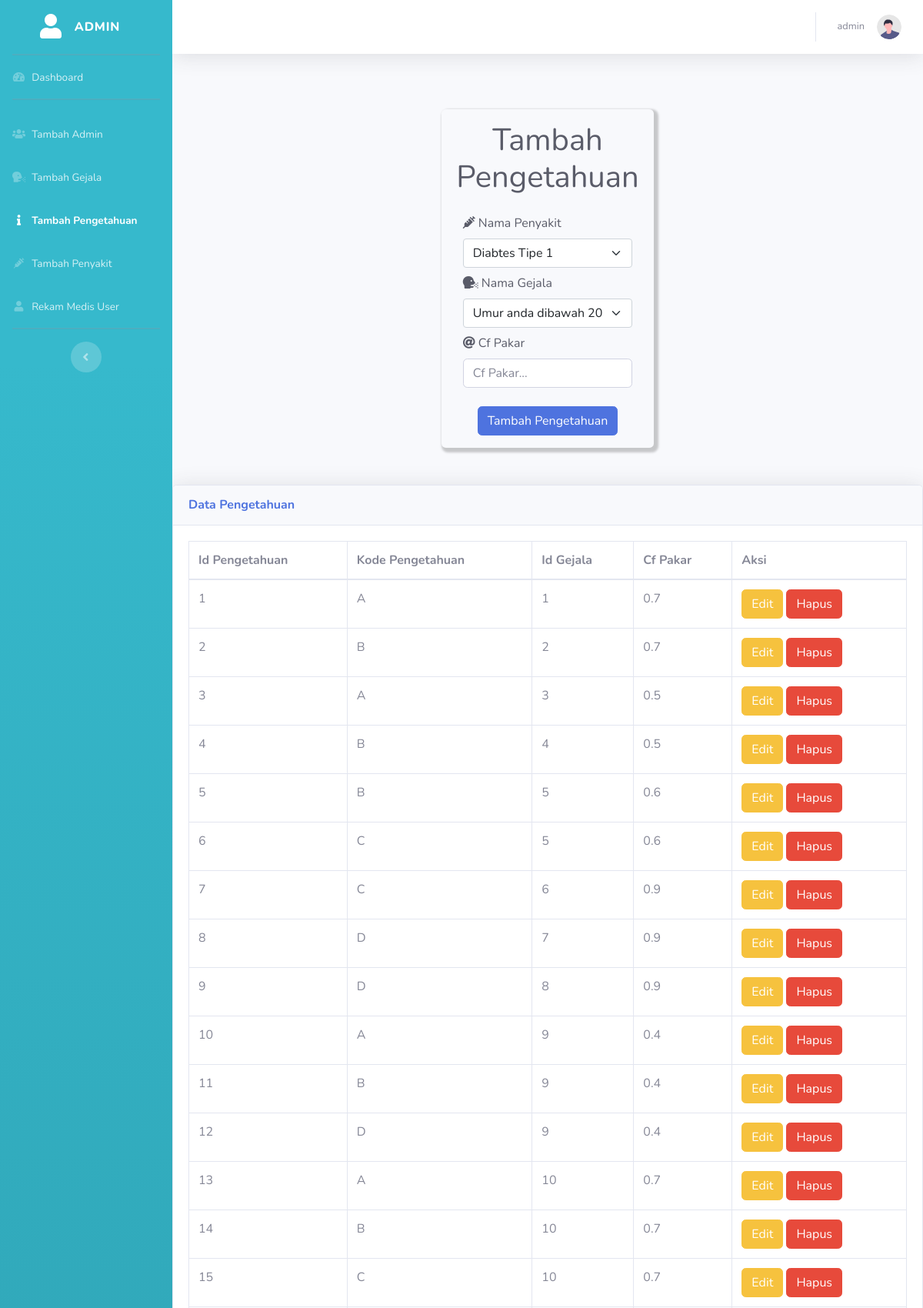
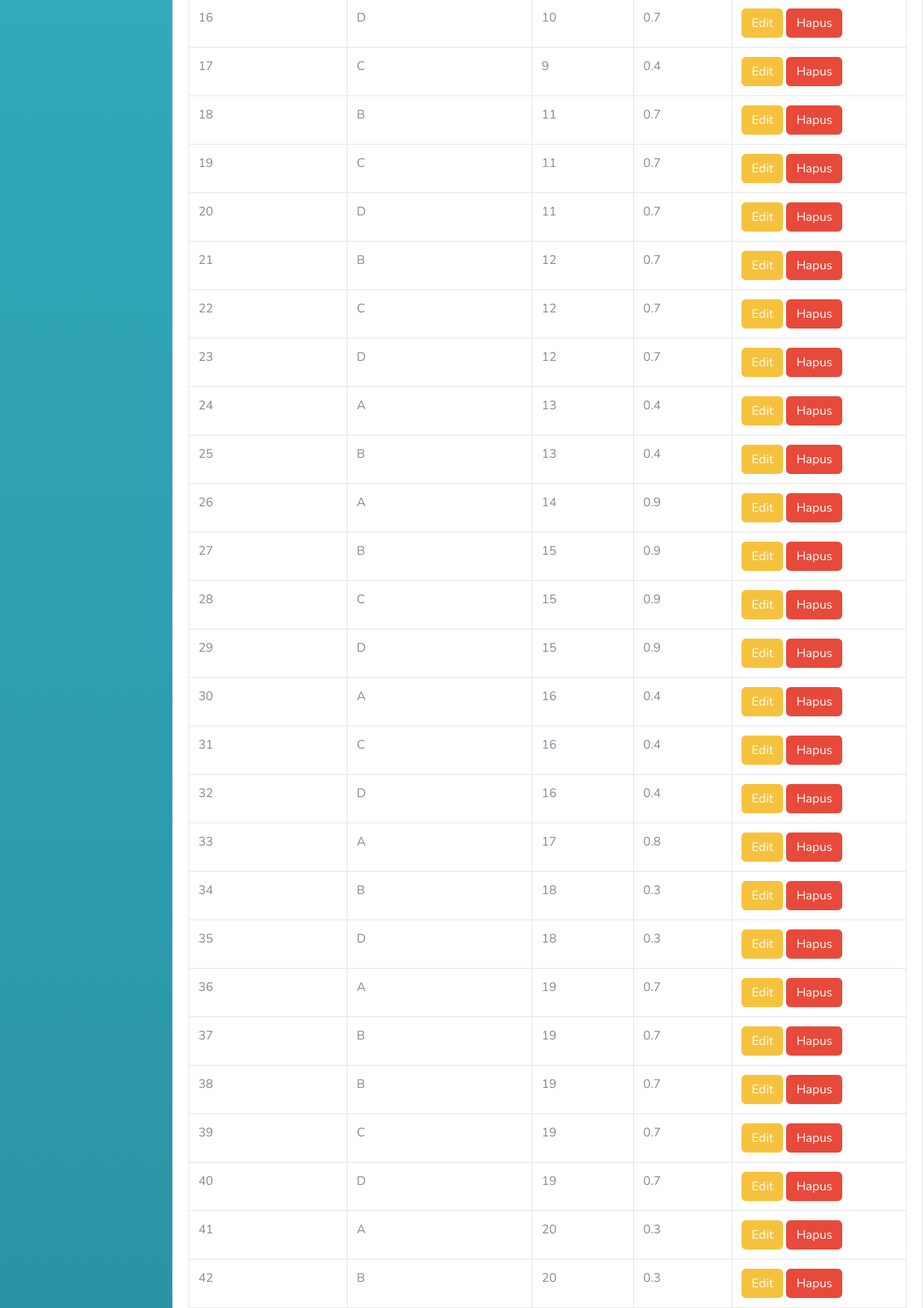
Screenshot of /tambahpengetahuan.php (signed in, upper part) with the database file from the repository (2 pictures, top to bottom).
### tables this page shows
CREATE TABLE `pengetahuan` (
  `id_pengetahuan` int(11) NOT NULL,
  `kode_penyakit` varchar(100) NOT NULL,
  `id_gejala` int(12) NOT NULL,
  `mb` float NOT NULL,
  `md` float NOT NULL
);

### auth.php (called while the page is built, shortened)
<?php
  class auth
  {
    function koneksi (){
			 $host = 'localhost';
			 $name = 'root';
			 $pass = '';
			 $dbname = 'diagnosa';
			 $konek= mysqli_connect($host,$name,$pass,$dbname);
		if (mysqli_connect_errno()) {
			echo "DATABASE TIDAK ADA !  ".mysqli_connect_error();
		}else {
			$this->konek=$konek;
			return $this->konek;
		}
	}
		function select($table){
			$q = "SELECT * FROM ".$table;
			$exec=mysqli_query($this->konek,$q);
			while ($row = mysqli_fetch_array($exec)){
				$data[] = $row;
			}
			return $data;
		}
  }
 ?>

### tambahpengetahuan.php (the view, shortened to what this page needs)
<?php
include "auth.php";
$db=new auth();
$db->koneksi();
$db->notloggedin();
$db->notcrossuser();
?>
<!DOCTYPE html>
<html lang="en">
<head>
     <link href="https://cdn.jsdelivr.net/npm/bootstrap@5.1.3/dist/css/bootstrap.min.css" rel="stylesheet"
>
    <link rel="stylesheet" href="https://cdnjs.cloudflare.com/ajax/libs/font-awesome/6.1.1/css/all.min.css" />
    <link href="vendor/fontawesome-free/css/all.min.css" rel="stylesheet" type="text/css">
    <link href="css/sb-admin-2.min.css" rel="stylesheet">
</head>
<body id="page-top">
    <div id="wrapper">
        <ul class="navbar-nav bg-gradient-info sidebar sidebar-dark accordion" id="accordionSidebar">
            <a class="sidebar-brand d-flex align-items-center justify-content-center" href="admin.php">
                <div class="sidebar-brand-icon ">
                    <i class="fas fa-user"></i>
                </div>
                <div class="sidebar-brand-text mx-3">Admin</div>
            </a>
            <hr class="sidebar-divider my-0">
            <li class="nav-item">
                <a class="nav-link" href="admin.php">
                    <i class="fas fa-fw fa-tachometer-alt"></i>
                    <span>Dashboard</span></a>
            </li>
            <hr class="sidebar-divider">
            <li class="nav-item">
                <a class="nav-link" href="tambahadmin.php">
                    <i class="fas fa-fw fa-users"></i>
                    <span> Tambah Admin</span>
                </a>
            </li>
            <li class="nav-item">
                <a class="nav-link" href="tambahgejala.php">
                    <i class="fas fa-fw fa-head-side-cough"></i>
                    <span> Tambah Gejala</span>
                </a>
            </li>
            <li class="nav-item active">
                <a class="nav-link" href="tambahpengetahuan.php">
                    <i class="fas fa-fw fa-info"></i>
                    <span> Tambah Pengetahuan</span>
                </a>
            </li>
            <li class="nav-item">
                <a class="nav-link" href="tambahpenyakit.php">
                    <i class="fas fa-fw fa-syringe"></i>
                    <span> Tambah Penyakit</span>
                </a>
            </li>
            <li class="nav-item">
                <a class="nav-link" href="rekammedis.php">
                    <i class="fas fa-fw fa-user"></i>
                    <span>Rekam Medis User</span>
                </a>
            </li>
            <hr class="sidebar-divider d-none d-md-block">
            <div class="text-center d-none d-md-inline">
                <button class="rounded-circle border-0" id="sidebarToggle"></button>
            </div>
        </ul>
        <div id="content-wrapper" class="d-flex flex-column">
            <div id="content">
                <nav class="navbar navbar-expand navbar-light bg-white topbar mb-4 static-top shadow">
                    <ul class="navbar-nav ml-auto">
                        <li class="nav-item dropdown no-arrow">
                            <a class="nav-link dropdown-toggle" href="#" id="userDropdown" role="button"
                                data-toggle="dropdown" aria-haspopup="true" aria-expanded="false">
                                <span class="mr-3 d-none d-lg-inline text-gray-600 small">
                                    <?php
                                     echo $_SESSION["nama"];
                                    ?>
                                </span>
                                <img class="img-profile rounded-circle" src="img/undraw_profile.svg">
                            </a>
                        </li>
                    </ul>
                </nav>
                <div class="container-fluid">
                    <div class="row justify-content-center">
                        <div class="col-12 col-sm-14 col-md-5">
                            <div class="p-3 m-5 bg-light text-dark rounded" style="box-shadow: 3px 3px 3px 3px rgba(0,0,0,0.2);">
                                <h1 class="mb-4" align="center">Tambah Pengetahuan</h1>
                                <form action="" method="post">
                                <div class="mt-2 mb-2 col">
                                    <i class="fa-solid fa-syringe"></i>
                                    <label for="exampleFormControlInput1" class="form-label">Nama Penyakit</label>
                                    <select class="form-select" name="namapenyakit">
                                    <?php foreach ($db->select('penyakit') as $show ) { ?>
                                        <option value="<?php echo $show['kode_penyakit']?>"><?php echo $show['nama_penyakit']?></option>
                                        <?php } ?>
                                    </select>
                                    <div class="mt-2">
                                        <i class="fa-solid fa-head-side-cough"></i>
                                        <label for="exampleFormControlInput1" class="form-label">Nama Gejala</label>
                                        <select class="form-select" name="idgejala">
                                        <?php foreach ($db->select('gejala') as $show ) { ?>
                                        <option value="<?php echo $show['id_gejala']?>"><?php echo $show['nama_gejala']?></option>
                                        <?php } ?>
                                        </select>
                                    </div>
                                    <div class="mt-2">
                                        <i class="fas fa-at"></i>
                                        <label for="exampleFormControlInput1" class="form-label">Cf Pakar</label>
                                        <input type="text" name="cfpakar" class="form-control" id="exampleFormControlInput1" placeholder="Cf Pakar...">
                                    </div>
                                </div>
                                <div class="text-center">
                                <button class="mt-3 btn btn-primary" type="submit" name="tambahadmin">Tambah Pengetahuan</button>
                                </div>
                                </form>
                            </div>
                        </div>
                    </div>
                </div>
                <div class="card shadow mb-4">
                        <div class="card-header py-3">
                            <h6 class="m-0 font-weight-bold text-primary">Data Pengetahuan</h6>
                        </div>
                        <div class="card-body">
                            <div class="table-responsive">
                                <table class="table table-bordered" id="dataTable" width="100%" cellspacing="0">
                                    <thead>
                                        <tr>
                                            <th>Id Pengetahuan</th>
                                            <th>Kode Pengetahuan</th>
                                            <th>Id Gejala</th>
                                            <th>Cf Pakar</th>
                                            <th>Aksi</th>
                                        </tr>
                                    </thead>
                                    <tbody>
                                    <?php foreach ($db->select('pengetahuan') as $show ) { ?>
                                    <tr>
                                        <td><?php echo $show['id_pengetahuan']?></td>
                                        <td><?php echo $show['kode_penyakit']?></td>
                                        <td><?php echo $show['id_gejala']?></td>
                                        <td><?php echo $show['md']?></td><td> <form method="GET" action=""> <a class="btn btn-warning" href="editpengetahuan.php?id=<?php echo base64_encode($show['id_pengetahuan']);?>&kodepenyakit=<?php echo base64_encode($show['kode_penyakit']);?>&idgejala=<?php echo base64_encode($show['id_gejala']);?>" name="edit">Edit</a>
                                        <a class="btn btn-danger" href="tambahpengetahuan.php?id2=<?php echo base64_encode($show['id_pengetahuan']);?>" name="hapus">Hapus</a></td></form>
                                    </tr><?php } ?>
                                    </tbody>
                                </table>
                            </div>
                        </div>
                    </div>
            </div>
        </div>
    </div>
</body>
</html>

### rows the page displays
pengetahuan: id_pengetahuan "1", kode_penyakit "A", id_gejala "1", md "0.7"
pengetahuan: id_pengetahuan "2", kode_penyakit "B", id_gejala "2", md "0.7"
pengetahuan: id_pengetahuan "3", kode_penyakit "A", id_gejala "3", md "0.5"
pengetahuan: id_pengetahuan "4", kode_penyakit "B", id_gejala "4", md "0.5"
pengetahuan: id_pengetahuan "5", kode_penyakit "B", id_gejala "5", md "0.6"
pengetahuan: id_pengetahuan "6", kode_penyakit "C", id_gejala "5", md "0.6"
pengetahuan: id_pengetahuan "7", kode_penyakit "C", id_gejala "6", md "0.9"
pengetahuan: id_pengetahuan "8", kode_penyakit "D", id_gejala "7", md "0.9"
pengetahuan: id_pengetahuan "9", kode_penyakit "D", id_gejala "8", md "0.9"
pengetahuan: id_pengetahuan "10", kode_penyakit "A", id_gejala "9", md "0.4"
pengetahuan: id_pengetahuan "11", kode_penyakit "B", id_gejala "9", md "0.4"
pengetahuan: id_pengetahuan "12", kode_penyakit "D", id_gejala "9", md "0.4"
pengetahuan: id_pengetahuan "13", kode_penyakit "A", id_gejala "10", md "0.7"
pengetahuan: id_pengetahuan "14", kode_penyakit "B", id_gejala "10", md "0.7"
pengetahuan: id_pengetahuan "15", kode_penyakit "C", id_gejala "10", md "0.7"
pengetahuan: id_pengetahuan "16", kode_penyakit "D", id_gejala "10", md "0.7"
pengetahuan: id_pengetahuan "17", kode_penyakit "C", id_gejala "9", md "0.4"
pengetahuan: id_pengetahuan "18", kode_penyakit "B", id_gejala "11", md "0.7"
pengetahuan: id_pengetahuan "19", kode_penyakit "C", id_gejala "11", md "0.7"
pengetahuan: id_pengetahuan "20", kode_penyakit "D", id_gejala "11", md "0.7"
pengetahuan: id_pengetahuan "21", kode_penyakit "B", id_gejala "12", md "0.7"
pengetahuan: id_pengetahuan "22", kode_penyakit "C", id_gejala "12", md "0.7"
pengetahuan: id_pengetahuan "23", kode_penyakit "D", id_gejala "12", md "0.7"
pengetahuan: id_pengetahuan "24", kode_penyakit "A", id_gejala "13", md "0.4"
pengetahuan: id_pengetahuan "25", kode_penyakit "B", id_gejala "13", md "0.4"
pengetahuan: id_pengetahuan "26", kode_penyakit "A", id_gejala "14", md "0.9"
pengetahuan: id_pengetahuan "27", kode_penyakit "B", id_gejala "15", md "0.9"
pengetahuan: id_pengetahuan "28", kode_penyakit "C", id_gejala "15", md "0.9"
pengetahuan: id_pengetahuan "29", kode_penyakit "D", id_gejala "15", md "0.9"
pengetahuan: id_pengetahuan "30", kode_penyakit "A", id_gejala "16", md "0.4"
pengetahuan: id_pengetahuan "31", kode_penyakit "C", id_gejala "16", md "0.4"
pengetahuan: id_pengetahuan "32", kode_penyakit "D", id_gejala "16", md "0.4"
pengetahuan: id_pengetahuan "33", kode_penyakit "A", id_gejala "17", md "0.8"
pengetahuan: id_pengetahuan "34", kode_penyakit "B", id_gejala "18", md "0.3"
pengetahuan: id_pengetahuan "35", kode_penyakit "D", id_gejala "18", md "0.3"
pengetahuan: id_pengetahuan "36", kode_penyakit "A", id_gejala "19", md "0.7"
pengetahuan: id_pengetahuan "37", kode_penyakit "B", id_gejala "19", md "0.7"
pengetahuan: id_pengetahuan "38", kode_penyakit "B", id_gejala "19", md "0.7"
pengetahuan: id_pengetahuan "39", kode_penyakit "C", id_gejala "19", md "0.7"
pengetahuan: id_pengetahuan "40", kode_penyakit "D", id_gejala "19", md "0.7"
pengetahuan: id_pengetahuan "41", kode_penyakit "A", id_gejala "20", md "0.3"
pengetahuan: id_pengetahuan "42", kode_penyakit "B", id_gejala "20", md "0.3"

### other values shown
$_SESSION["nama"] "admin"
form field namapenyakit "Diabtes Tipe 1"
form field idgejala "Umur anda dibawah 20 tahun"
